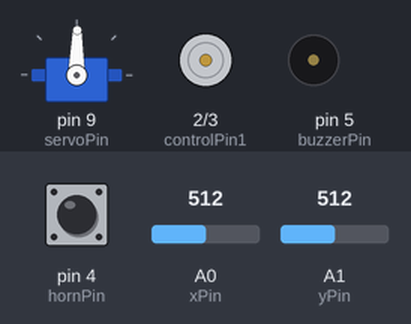
The sketch below on a simulated Arduino Uno, built with avr-gcc and run on an emulated ATmega328P. On the bench: servo, motor-driver pin pairs drawn as motors (green arrow = first pin HIGH = forward, orange = second pin HIGH = backward, longer = more drive, scaled by the enable pin), buzzer (waves = sounding). Inputs (shaded band) come from the test bench; at power-on: pin 4 (hornPin) HIGH, A0 (xPin) = 512, A1 (yPin) = 512.

Above: at 1.2 s.
1.3 s: pin 4 (hornPin) pulled LOW for 0.15 s
At 2.13 s:
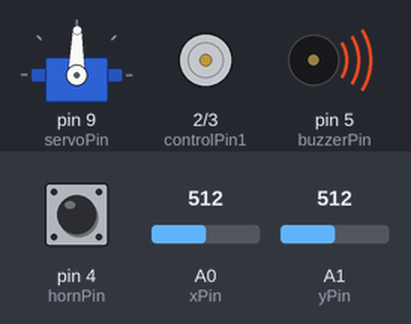
4.3 s: A0 (xPin) set to 610
At 4.7 s:
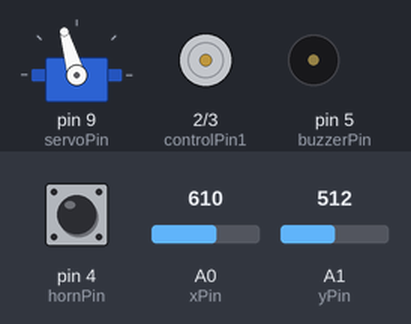
5.8 s: A1 (yPin) set to 582
7.3 s: A1 (yPin) set to 610
At 8.2 s:
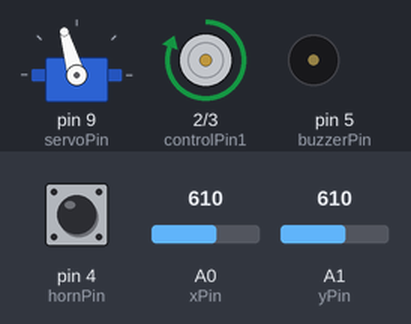
8.8 s: A0 (xPin) set to 511
At 9.3 s:
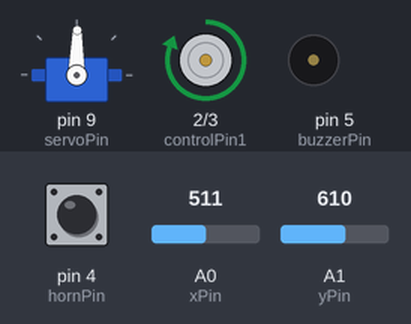
10.3 s: pin 4 (hornPin) pulled LOW for 1 s
At 11.13 s:
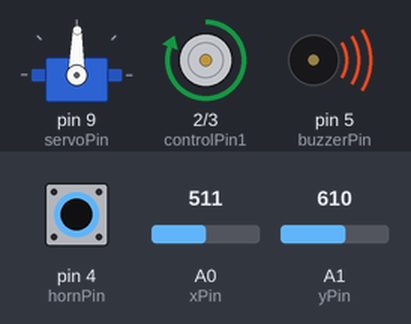
Timing chart, 0 to 13.3 s (numbered marks = the images above; inputs shaded):
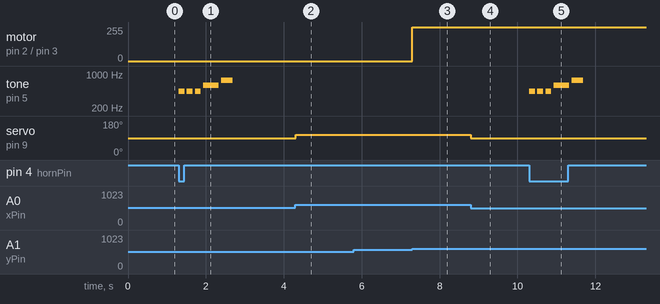

The sketch:

legocar_wired.ino
```cpp
#include <Servo.h>
Servo myServo;

const int xPin = A0;
const int yPin = A1;
const int hornPin = 4;
const int servoPin = 9;
const int buzzerPin = 5;

const int controlPin1 = 2;
const int controlPin2 = 3;
const int enablePin = 6;

//const int debug1 = 7;
//const int debug2 = 8;

int xVal;
int yVal;
int hornVal;
int angle;
int motorEnabled = 0;
int motorSpeed = 0;
int motorDirection = 0;

int notes[] = {440,440,440,588,740};
int noteLength[] = {150,150,150,400,300};

unsigned long previousSteeringMillis = 0;
unsigned long previousHornMillis = 0;
// will store last time LED was updated
// constants won't change :
const long steeringInterval = 100;
const long hornPause = 60;

bool hornActive = 0;
int currentNote = 0;

void setup()
{
  pinMode(controlPin1,OUTPUT);
  pinMode(controlPin2,OUTPUT);
  pinMode(enablePin,OUTPUT);
  digitalWrite(enablePin,LOW);

  pinMode(hornPin,INPUT);
  digitalWrite(hornPin, HIGH);
  pinMode(buzzerPin,OUTPUT);

  //digitalWrite(debug1, HIGH);
  //digitalWrite(debug2, HIGH);
  myServo.attach(servoPin);
  //Serial.begin(9600);
}

void loop()
{

  unsigned long currentMillis = millis();

  if (currentMillis - previousSteeringMillis >= steeringInterval) {
    // save the last time you blinked the LED
    previousSteeringMillis = currentMillis;
    xVal = analogRead(xPin);
    yVal = analogRead(yPin);
    hornVal = digitalRead(hornPin);
    if(hornActive == 0 && hornVal == 0){
      hornActive = 1;
      previousHornMillis = currentMillis;
    }

    /*Serial.print("X: ");
    Serial.print(xVal,DEC);
    Serial.print("|Y: ");
    Serial.print(yVal,DEC);
    Serial.print("|Z: ");
    Serial.print(hornVal);*/

    angle = map(xVal, 0, 1023, 0, 179);
    myServo.write(angle);

    //Serial.print("|Angle: ");
    //Serial.println(angle);

    motorEnabled = 0;
    if(yVal > 600) {
      motorEnabled = 1;
      motorDirection = 1;
      motorSpeed = 255; //map(yVal,600,1023,0,255);
    } else if (yVal < 400) {
      motorEnabled = 1;
      motorDirection = 0;
      motorSpeed = 255; //map(yVal,400,0,0,255);
    }
    //motorSpeed = 50;

    if(motorDirection == 1){
      digitalWrite(controlPin1, HIGH);
      digitalWrite(controlPin2, LOW);
    } else {
      digitalWrite(controlPin1, LOW);
      digitalWrite(controlPin2, HIGH);
    }
    if(motorEnabled == 1){
      analogWrite(enablePin, motorSpeed);
    } else {
      analogWrite(enablePin, 0);
    }

    //Serial.println("");
  }

  //digitalWrite(debug1,LOW);
  //digitalWrite(debug2,LOW);

  /*if(angle > 178){
  digitalWrite(debug1,HIGH);
  }
  if(angle < 1){
  digitalWrite(debug2,HIGH);
  }*/

  if (hornActive == 1){
    if (currentMillis - previousHornMillis < noteLength[currentNote]) {
      //digitalWrite(debug1,HIGH);
      tone(buzzerPin, notes[currentNote]);
    }
    else if (currentMillis - previousHornMillis < (noteLength[currentNote] + hornPause)) {
      noTone(buzzerPin);
      //digitalWrite(debug2,HIGH);
    }
    else if (currentMillis - previousHornMillis >= (noteLength[currentNote] + hornPause)) {
      currentNote++;
      previousHornMillis = currentMillis;
      noTone(buzzerPin);
      if(currentNote == 5){
        currentNote = 0;
        hornActive = 0;

      //digitalWrite(debug1,HIGH);
      //digitalWrite(debug2,HIGH);
      }
    }
  }


  //delay(50);
}
```

Measured:
- the behaviour switches between 600 and 601 on A1 (yPin) (found by bisection; images 2 and 3)
- after the input at 1.3 s, tone on pin 5 (buzzerPin): plays 440 Hz for 0.15 s, 440 Hz for 0.15 s, 440 Hz for 0.15 s, 588 Hz for 0.40 s, 740 Hz for 0.30 s, starting at once
- after the input at 4.3 s, servo on pin 9 (servoPin): 89° → 106° at once
- after the input at 5.8 s, every drawn part: stays the same
- after the input at 7.3 s, motor on pin 2 (controlPin1) / pin 3 (controlPin2): stopped → forward 255/255 at once
- after the input at 8.8 s, servo on pin 9 (servoPin): 106° → 89° at once
- after the input at 10.3 s, tone on pin 5 (buzzerPin): plays 440 Hz for 0.15 s, 440 Hz for 0.15 s, 440 Hz for 0.15 s, 588 Hz for 0.40 s, 740 Hz for 0.30 s, starting at once
